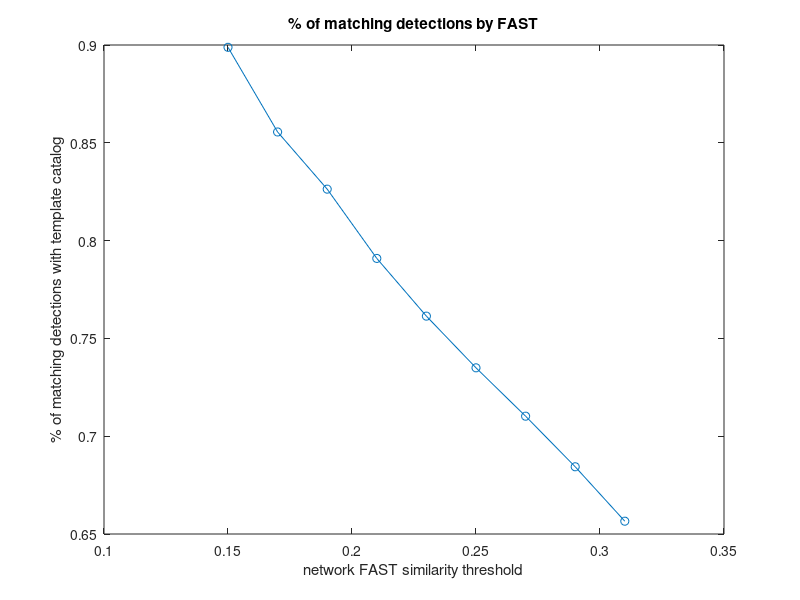
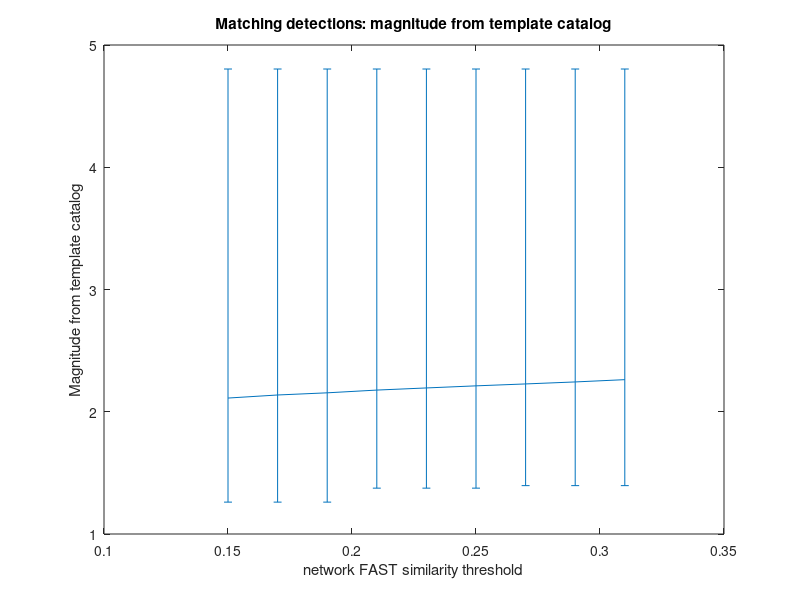
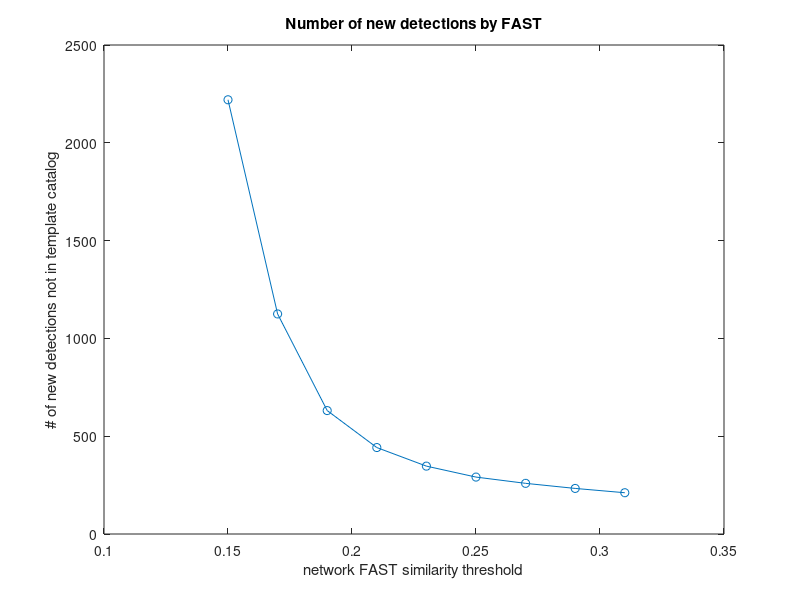
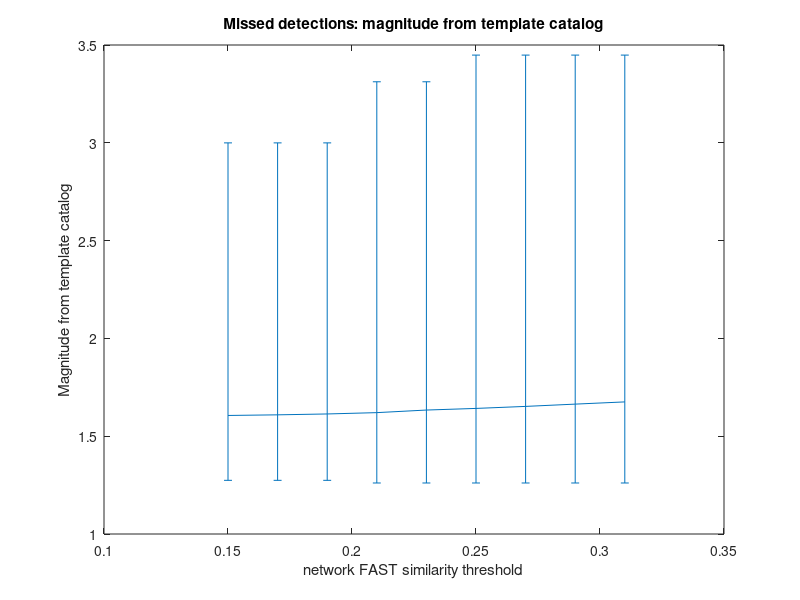

Recreate these plots in MATLAB, in order.
close all
clear

%%%%%%%%%%%%%%%%%%%%%%%%%%%%%%%%%%%%%%%%%%%%%%%%%%%%%%%%%%%%%%%%%%%%%%%%%%%%%%%%%%%%

% % Parameter testing for totalMatrix_WHAR_20101101_3ch_01hr
% nevents = 216;
% 
% % p1: baseline parameters
% p1.thresh = [0.06 0.08 0.1 0.12 0.14 0.16 0.18];
% p1.num_match = [204 185 172 162 152 144 135];
% p1.mean_mag_match = [1.987847 2.034586 2.069745 2.100222 2.129645 2.152155 2.170421];
% p1.min_mag_match = [1.3747 1.3747 1.4313 1.4321 1.4321 1.4321 1.4321];
% p1.max_mag_match = [3.9503 3.9503 3.9503 3.9503 3.9503 3.9503 3.9503];
% p1.L = p1.mean_mag_match - p1.min_mag_match;
% p1.U = p1.max_mag_match - p1.mean_mag_match;
% p1.num_new = [312 92 39 30 27 20 19];
% p1.max_sim_new = [0.68 0.68 0.68 0.68 0.68 0.68 0.68];
% p1.num_missed = nevents - p1.num_match;
% p1.mean_mag_missed = [1.599058 1.558419 1.561664 1.564322 1.578178 1.594432 1.625958];
% p1.min_mag_missed = [1.3998 1.3998 1.3747 1.3747 1.3747 1.3747 1.3747];
% p1.max_mag_missed = [2.1562 2.1562 2.1562 2.1562 2.1562 2.1562 2.2867];
% p1.Lm = p1.mean_mag_missed - p1.min_mag_missed;
% p1.Um = p1.max_mag_missed - p1.mean_mag_missed;

% % p2: Changed inp.t_value to 400
% p2.thresh = [0.06 0.08 0.1 0.12 0.14 0.16 0.18];
% p2.num_match = [206 189 171 163 160 155 151];
% p2.mean_mag_match = [1.985891 2.02468 2.072464 2.086947 2.096408 2.103837 2.112173];
% p2.min_mag_match = [1.3747 1.3747 1.3998 1.3998 1.3998 1.3998 1.3998];
% p2.max_mag_match = [3.9503 3.9503 3.9503 3.9503 3.9503 3.9503 3.9503];
% p2.L = p2.mean_mag_match - p2.min_mag_match;
% p2.U = p2.max_mag_match - p2.mean_mag_match;
% p2.num_new = [267 107 68 53 47 46 41];
% p2.max_sim_new = [0.87 0.87 0.87 0.87 0.87 0.87 0.87];
% p2.num_missed = nevents - p2.num_match;
% p2.mean_mag_missed = [1.56159 1.557215 1.562624 1.59504 1.594359 1.616634 1.627251];
% p2.min_mag_missed = [1.4441 1.4075 1.3747 1.3747 1.3747 1.3747 1.3747];
% p2.max_mag_missed = [1.825 1.825 1.825 2.2867 2.2867 2.3827 2.3827];
% p2.Lm = p2.mean_mag_missed - p2.min_mag_missed;
% p2.Um = p2.max_mag_missed - p2.mean_mag_missed;
% 
% % p3: Changed inp.fingerprintLength to 64
% p3.thresh = [0.06 0.08 0.1 0.12 0.14 0.16 0.18];
% p3.num_match = [214 209 193 181 175 165 160];
% p3.mean_mag_match = [1.969347 1.980195 2.018838 2.048759 2.065118 2.090398 2.105374];
% p3.min_mag_match = [1.3747 1.3747 1.4313 1.4313 1.4321 1.4321 1.4321];
% p3.max_mag_match = [3.9503 3.9503 3.9503 3.9503 3.9503 3.9503 3.9503];
% p3.L = p3.mean_mag_match - p3.min_mag_match;
% p3.U = p3.max_mag_match - p3.mean_mag_match;
% p3.num_new = [563 342 133 55 32 22 17];
% p3.max_sim_new = [0.94 0.94 0.94 0.94 0.94 0.94 0.94];
% p3.num_missed = nevents - p3.num_match;
% p3.mean_mag_missed = [1.63455 1.5498 1.524943 1.539543 1.544237 1.564582 1.568741];
% p3.min_mag_missed = [1.4441 1.3998 1.3747 1.3747 1.3747 1.3747 1.3747];
% p3.max_mag_missed = [1.825 1.825 1.825 1.825 1.825 2.2867 2.2867];
% p3.Lm = p3.mean_mag_missed - p3.min_mag_missed;
% p3.Um = p3.max_mag_missed - p3.mean_mag_missed;
% 
% % p4: Changed inp.fingerprintLag to 5
% p4.thresh = [0.06 0.08 0.1 0.12 0.14 0.16 0.18];
% p4.num_match = [211 195 181 172 163 149 144];
% p4.mean_mag_match = [1.972194 2.008774 2.047894 2.070135 2.097841 2.139467 2.15006];
% p4.min_mag_match = [1.3747 1.3747 1.4313 1.4313 1.4321 1.4321 1.4321];
% p4.max_mag_match = [3.9503 3.9503 3.9503 3.9503 3.9503 3.9503 3.9503];
% p4.L = p4.mean_mag_match - p4.min_mag_match;
% p4.U = p4.max_mag_match - p4.mean_mag_match;
% p4.num_new = [462 158 60 34 28 22 21];
% p4.max_sim_new = [0.97 0.97 0.97 0.97 0.97 0.97 0.97];
% p4.num_missed = nevents - p4.num_match;
% p4.mean_mag_missed = [1.71528 1.571357 1.544014 1.560139 1.561534 1.581027 1.598622];
% p4.min_mag_missed = [1.4441 1.3998 1.3747 1.3747 1.3747 1.3747 1.3747];
% p4.max_mag_missed = [2.1501 2.1501 2.1501 2.1501 2.1501 2.1501 2.1501];
% p4.Lm = p4.mean_mag_missed - p4.min_mag_missed;
% p4.Um = p4.max_mag_missed - p4.mean_mag_missed;
% 
% % p5: Changed inp.settings.ntbls to 500
% p5.thresh = [0.02 0.024 0.028 0.032 0.036 0.04 0.044];
% % p5.thresh = p5.thresh*5 - 0.04; % *** calibration only
% p5.num_match = [209 201 194 191 181 175 169];
% p5.mean_mag_match = [1.97631 1.995265 2.011926 2.019683 2.045277 2.06203 2.0798];
% p5.min_mag_match = [1.3747 1.4075 1.4075 1.4138 1.4313 1.4313 1.4321];
% p5.max_mag_match = [3.9503 3.9503 3.9503 3.9503 3.9503 3.9503 3.9503];
% p5.L = p5.mean_mag_match - p5.min_mag_match;
% p5.U = p5.max_mag_match - p5.mean_mag_match;
% p5.num_new = [372 202 95 67 51 43 35];
% p5.max_sim_new = [0.338 0.338 0.338 0.338 0.338 0.338 0.338];
% % p5.max_sim_new = p5.max_sim_new*5 - 0.04; % *** calibration only
% p5.num_missed = nevents - p5.num_match;
% p5.mean_mag_missed = [1.6658 1.577413 1.563441 1.557996 1.557549 1.557417 1.55794];
% p5.min_mag_missed = [1.4441 1.3747 1.3747 1.3747 1.3747 1.3747 1.3747];
% p5.max_mag_missed = [2.1501 2.1501 2.1501 2.1501 2.1501 2.1501 2.1501];
% p5.Lm = p5.mean_mag_missed - p5.min_mag_missed;
% p5.Um = p5.max_mag_missed - p5.mean_mag_missed;
% 
% % p6: Changed inp.settings.nfuncs to 6
% p6.thresh = [0.06 0.08 0.1 0.12 0.14 0.16 0.18];
% p6.num_match = [181 163 148 139 129 119 115];
% p6.mean_mag_match = [2.04446 2.09666 2.141927 2.16555 2.186754 2.218034 2.233364];
% p6.min_mag_match = [1.4075 1.4075 1.4522 1.4522 1.4522 1.4522 1.6556];
% p6.max_mag_match = [3.9503 3.9503 3.9503 3.9503 3.9503 3.9503 3.9503];
% p6.L = p6.mean_mag_match - p6.min_mag_match;
% p6.U = p6.max_mag_match - p6.mean_mag_match;
% p6.num_new = [52 24 20 17 12 11 8];
% p6.max_sim_new = [0.64 0.64 0.64 0.64 0.64 0.64 0.64];
% p6.num_missed = nevents - p6.num_match;
% p6.mean_mag_missed = [1.561846 1.565168 1.583885 1.606466 1.639289 1.657355 1.662104];
% p6.min_mag_missed = [1.3747 1.3747 1.3747 1.3747 1.3747 1.3747 1.3747];
% p6.max_mag_missed = [2.1501 2.1501 2.1501 2.2624 2.3827 2.3827 2.3827];
% p6.Lm = p6.mean_mag_missed - p6.min_mag_missed;
% p6.Um = p6.max_mag_missed - p6.mean_mag_missed;
% 
% % p7: Changed inp.settings.nfuncs to 4
% p7.thresh = [0.06 0.08 0.1 0.12 0.14 0.16 0.18];
% p7.num_match = [213 212 207 193 180 174 168];
% p7.mean_mag_match = [1.969555 1.971517 1.982416 2.015525 2.047586 2.062764 2.082881];
% p7.min_mag_match = [1.3747 1.3747 1.3998 1.4138 1.4313 1.4313 1.4321];
% p7.max_mag_match = [3.9503 3.9503 3.9503 3.9503 3.9503 3.9503 3.9503];
% p7.L = p7.mean_mag_match - p7.min_mag_match;
% p7.U = p7.max_mag_match - p7.mean_mag_match;
% p7.num_new = [648 553 302 112 57 38 29];
% p7.max_sim_new = [0.95 0.95 0.95 0.95 0.95 0.95 0.95];
% p7.num_missed = nevents - p7.num_match;
% p7.mean_mag_missed = [1.7314 1.686975 1.594356 1.552743 1.559553 1.566393 1.558029];
% p7.min_mag_missed = [1.4441 1.4441 1.3747 1.3747 1.3747 1.3747 1.3747];
% p7.max_mag_missed = [2.1501 2.1501 2.1501 2.1501 2.1501 2.1501 2.1501];
% p7.Lm = p7.mean_mag_missed - p7.min_mag_missed;
% p7.Um = p7.max_mag_missed - p7.mean_mag_missed;
% 
% % p8: Changed inp.fingerprintLength to 64, inp.tvalue to 400
% p8.thresh = [0.06 0.08 0.1 0.12 0.14 0.16 0.18];
% p8.num_match = [211 207 193 182 170 162 160];
% p8.mean_mag_match = [1.975704 1.984299 2.015921 2.043404 2.066302 2.080907 2.082879];
% p8.min_mag_match = [1.3747 1.3747 1.3998 1.3998 1.4321 1.4321 1.4321];
% p8.max_mag_match = [3.9503 3.9503 3.9503 3.9503 3.9503 3.9503 3.9503];
% p8.L = p8.mean_mag_match - p8.min_mag_match;
% p8.U = p8.max_mag_match - p8.mean_mag_match;
% p8.num_new = [499 316 168 86 65 51 39];
% p8.max_sim_new = [1.59 1.59 1.59 1.59 1.59 1.59 1.59];
% p8.num_missed = nevents - p8.num_match;
% p8.mean_mag_missed = [1.56718 1.551067 1.549422 1.553232 1.59648 1.622269 1.633014];
% p8.min_mag_missed = [1.4441 1.4138 1.3747 1.3747 1.3747 1.3747 1.3747];
% p8.max_mag_missed = [1.825 1.825 1.825 1.825 2.2867 2.3827 2.3827];
% p8.Lm = p8.mean_mag_missed - p8.min_mag_missed;
% p8.Um = p8.max_mag_missed - p8.mean_mag_missed;
% 
% % p9: Changed inp.fingerprintLength to 32, inp.tvalue to 400
% p9.thresh = [0.12 0.16 0.2 0.24 0.28 0.32 0.36];
% p9.num_match = [212 200 184 162 147 138 132];
% p9.mean_mag_match = [1.973714 2.001967 2.032804 2.085762 2.129608 2.150488 2.16266];
% p9.min_mag_match = [1.3747 1.4313 1.4313 1.4321 1.4321 1.4321 1.4321];
% p9.max_mag_match = [3.9503 3.9503 3.9503 3.9503 3.9503 3.9503 3.9503];
% p9.L = p9.mean_mag_match - p9.min_mag_match;
% p9.U = p9.max_mag_match - p9.mean_mag_match;
% p9.num_new = [526 319 141 75 28 16 11];
% p9.max_sim_new = [2 2 2 2 2 2 2];
% p9.num_missed = nevents - p9.num_match;
% p9.mean_mag_missed = [1.570525 1.519744 1.583547 1.607704 1.618217 1.640282 1.657599];
% p9.min_mag_missed = [1.4441 1.3747 1.3747 1.3747 1.3747 1.3747 1.3747];
% p9.max_mag_missed = [1.825 1.825 2.9776 2.9776 2.9776 2.9776 2.9776];
% p9.Lm = p9.mean_mag_missed - p9.min_mag_missed;
% p9.Um = p9.max_mag_missed - p9.mean_mag_missed;
% 
% % p10: Changed inp.fingerprintLength to 32, inp.tvalue to 200
% p10.thresh = [0.12 0.16 0.2 0.24 0.28 0.32 0.36];
% p10.num_match = [211 197 183 173 162 147 140];
% p10.mean_mag_match = [1.975521 2.005917 2.040174 2.068482 2.07592 2.117254 2.128103];
% p10.min_mag_match = [1.3747 1.3747 1.4075 1.4321 1.4321 1.5021 1.5252];
% p10.max_mag_match = [3.9503 3.9503 3.9503 3.9503 3.9503 3.9503 3.9503];
% p10.L = p10.mean_mag_match - p10.min_mag_match;
% p10.U = p10.max_mag_match - p10.mean_mag_match;
% p10.num_new = [532 408 277 178 104 57 26];
% p10.max_sim_new = [1.87 1.87 1.87 1.87 1.87 1.87 1.87];
% p10.num_missed = nevents - p10.num_match;
% p10.mean_mag_missed = [1.57488 1.554937 1.556291 1.55493 1.644536 1.622269 1.668092];
% p10.min_mag_missed = [1.4441 1.3998 1.3747 1.3747 1.3747 1.3747 1.3747];
% p10.max_mag_missed = [1.6381 1.825 1.825 1.825 2.9776 2.9776 2.9776];
% p10.Lm = p10.mean_mag_missed - p10.min_mag_missed;
% p10.Um = p10.max_mag_missed - p10.mean_mag_missed;

%%%%%%%%%%%%%%%%%%%%%%%%%%%%%%%%%%%%%%%%%%%%%%%%%%%%%%%%%%%%%%%%%%%%%%%%%%%%%%%%%%%%

% Parameter testing for totalMatrix_WHAR_20101101_3ch_24hr
nevents = 3558;

% p1: baseline parameters
p1.thresh = [0.15 0.17 0.19 0.21 0.23 0.25 0.27 0.29 0.31];
p1.num_match = [3198 3044 2940 2814 2709 2615 2527 2435 2336];
p1.mean_mag_match = [2.112076 2.137137 2.154869 2.177306 2.194749 2.211906 2.227548 2.243897 2.262543];
p1.min_mag_match = [1.2608 1.2608 1.2608 1.3751 1.3751 1.3751 1.3957 1.3957 1.3957];
p1.max_mag_match = [4.8036 4.8036 4.8036 4.8036 4.8036 4.8036 4.8036 4.8036 4.8036];
p1.L = p1.mean_mag_match - p1.min_mag_match;
p1.U = p1.max_mag_match - p1.mean_mag_match;
p1.num_new = [2220 1125 631 442 347 291 259 233 211];
p1.max_sim_new = [1.88 1.88 1.88 1.88 1.88 1.88 1.88 1.88 1.88];
p1.num_missed = nevents - p1.num_match;
p1.mean_mag_missed = [1.606046 1.609243 1.613724 1.620506 1.633712 1.642061 1.652359 1.664032 1.675365];
p1.min_mag_missed = [1.2744 1.2744 1.2744 1.2608 1.2608 1.2608 1.2608 1.2608 1.2608];
p1.max_mag_missed = [2.9996 2.9996 2.9996 3.312 3.312 3.4484 3.4484 3.4484 3.4484];
p1.Lm = p1.mean_mag_missed - p1.min_mag_missed;
p1.Um = p1.max_mag_missed - p1.mean_mag_missed;

font_size = 16;
% p_check = p2; p_legend_check = 'tvalue=400';
% p_check = p3; p_legend_check = 'fpLength=64';
% p_check = p4; p_legend_check = 'fpLag=5';
% p_check = p5; p_legend_check = 'ntbls=500';
% p_check = p6; p_legend_check = 'nfuncs=6';
% p_check = p7; p_legend_check = 'nfuncs=4';
% p_check = p8; p_legend_check = 'fpLength=64, tvalue=400';
% p_check = p9; p_legend_check = 'fpLength=32, tvalue=400';
% p_check = p10; p_legend_check = 'fpLength=32, tvalue=200';


figure
set(gca,'FontSize',font_size);
plot(p1.thresh, p1.num_match/nevents, 'o-');
% % plot(p1.thresh, p1.num_match/nevents, 'o-', p_check.thresh, p_check.num_match/nevents, 'o-');
% % legend('baseline', p_legend_check);
% plot(p1.thresh, p1.num_match/nevents, 'o-', p2.thresh, p2.num_match/nevents, 'o-', ...
%     p3.thresh, p3.num_match/nevents, 'o-', p_check.thresh, p_check.num_match/nevents, 'o-');
% legend('baseline', 'tvalue=400', 'fpLength=64', p_legend_check);
xlabel('network FAST similarity threshold');
ylabel('% of matching detections with template catalog');
title('% of matching detections by FAST');

figure
set(gca,'FontSize',font_size);
% plot(p1.thresh, p1.mean_mag_match, 'o-', p_check.thresh, p_check.mean_mag_match, 'o-');
errorbar([p1.thresh'], [p1.mean_mag_match'], [p1.L'], [p1.U']);
% % errorbar([p1.thresh' p_check.thresh'], [p1.mean_mag_match' p_check.mean_mag_match'], [p1.L' p_check.L'], [p1.U' p_check.U']);
% % legend('baseline', p_legend_check);
xlabel('network FAST similarity threshold');
ylabel('Magnitude from template catalog');
title('Matching detections: magnitude from template catalog');
% % xlim([0.06 0.18]);
% % ylim([1 4]);

figure
set(gca,'FontSize',font_size);
plot(p1.thresh, p1.num_new, 'o-');
% % plot(p1.thresh, p1.num_new, 'o-', p_check.thresh, p_check.num_new, 'o-');
% % legend('baseline', p_legend_check);
% plot(p1.thresh, p1.num_new, 'o-', p2.thresh, p2.num_new, 'o-', ...
%     p3.thresh, p3.num_new, 'o-', p_check.thresh, p_check.num_new, 'o-');
% legend('baseline', 'tvalue=400', 'fpLength=64', p_legend_check);
xlabel('network FAST similarity threshold');
ylabel('# of new detections not in template catalog');
title('Number of new detections by FAST');

% Missed detections: can infer from matching detections, so redundant
% figure
% set(gca,'FontSize',font_size);
% plot(p1.thresh, p1.num_missed/nevents, 'o-', p_check.thresh, p_check.num_missed/nevents, 'o-');
% legend('baseline', p_legend_check);
% xlabel('network FAST similarity threshold');
% ylabel('Percent of missed detections');
% title('Percent of missed detections by FAST');

figure
set(gca,'FontSize',font_size);
errorbar([p1.thresh'], [p1.mean_mag_missed'], [p1.Lm'], [p1.Um']);
% % errorbar([p1.thresh' p_check.thresh'], [p1.mean_mag_missed' p_check.mean_mag_missed'], [p1.Lm' p_check.Lm'], [p1.Um' p_check.Um']);
% % legend('baseline', p_legend_check);
xlabel('network FAST similarity threshold');
ylabel('Magnitude from template catalog');
title('Missed detections: magnitude from template catalog');
% % xlim([0.06 0.18]);
% % ylim([1 2.5]);
